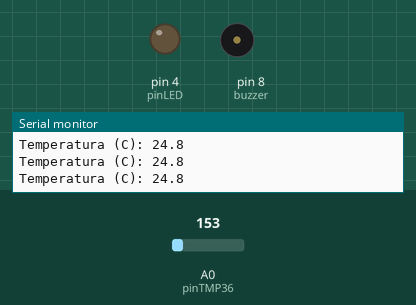
This sketch was run on a simulated Arduino Uno, built with avr-gcc and run on an emulated ATmega328P. Parts: output pins drawn as LEDs (lit = HIGH), buzzer (waves = sounding), the last lines printed to the serial monitor. Inputs (shaded band) come from the test bench; at power-on: A0 (pinTMP36) = 153.

Above: at 1.2 s.
1.3 s: A0 (pinTMP36) set to 172
At 2.4 s:
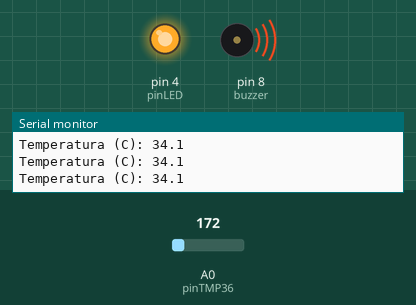
3.0 s: A0 (pinTMP36) set to 133
At 3.7 s:
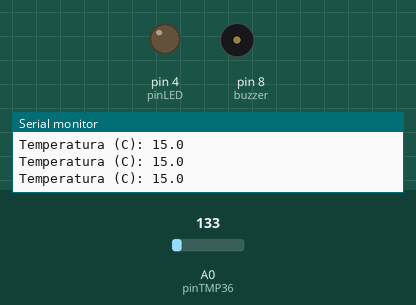
4.5 s: A0 (pinTMP36) set to 165
At 4.9 s:
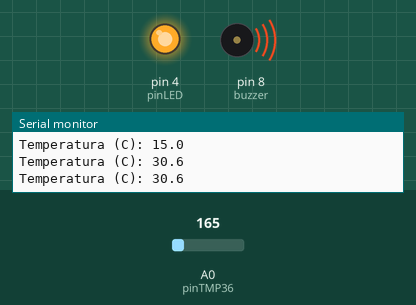
Timing chart, 0 to 7.5 s (numbered marks = the images above; inputs shaded):
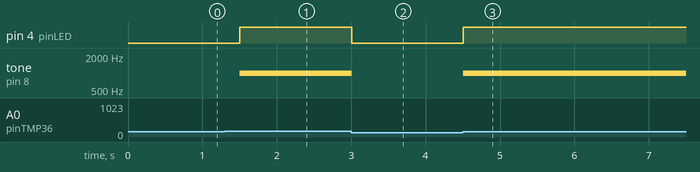

Measured:
- the behaviour switches between 163 and 164 on A0 (pinTMP36) (found by bisection; images 0 and 1)
- after the input at 1.3 s, pin 4 (pinLED): LOW → HIGH after 0.20 s; tone on pin 8 (buzzer): silent → 1000 Hz after 0.20 s
- after the input at 3.0 s, pin 4 (pinLED): HIGH → LOW at once; tone on pin 8 (buzzer): 1000 Hz → silent at once
- after the input at 4.5 s, pin 4 (pinLED): LOW → HIGH at once; tone on pin 8 (buzzer): silent → 1000 Hz at once

The sketch:

semana-06.ino
```cpp
// TMP36: revisar las etiquetas de alimentacion, salida y GND.
const int pinTMP36 = A0, pinLED = 4, buzzer = 8;
const float umbral = 30.0;
void setup() {
  pinMode(pinLED, OUTPUT); pinMode(buzzer, OUTPUT);
  Serial.begin(9600);
}
void loop() {
  int lectura = analogRead(pinTMP36);
  float voltaje = lectura * (5.0 / 1023.0);
  float temperatura = (voltaje - 0.5) * 100.0;
  bool alerta = temperatura >= umbral;
  digitalWrite(pinLED, alerta ? HIGH : LOW);
  if (alerta) tone(buzzer, 1000);
  else noTone(buzzer);
  Serial.print("Temperatura (C): ");
  Serial.println(temperatura, 1);
  delay(300);
}
```
